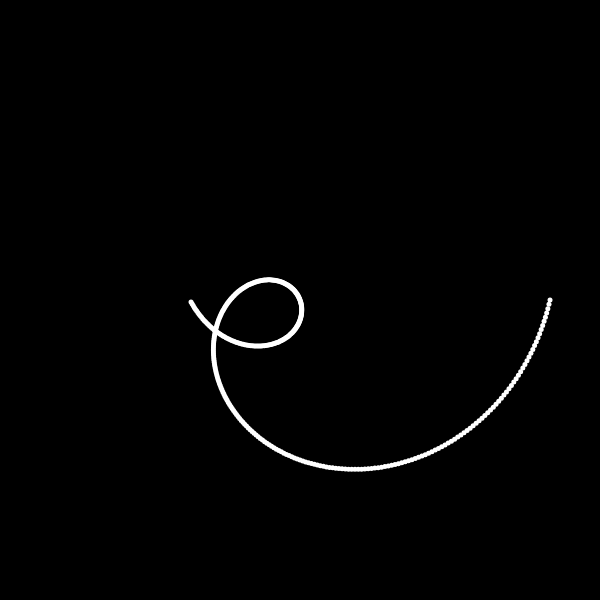
Frame 1 (no input)
Frame 60 (no input): identical to frame 1, image omitted
Frame 120 (the mouse pressed at the canvas centre since frame 60): identical to frame 1, image omitted

The p5.js sketch that drew this single still picture (run headless with seeded random() and noise() and a simulated clock; from frame 60 on, the mouse is pressed at the canvas centre):

// p5.js sketch
// ── sketch.js
var d = 250;

function setup() {
 createCanvas(600,600); 
}

function draw() { 
	background(0);
 translate(width/2,height/2);
 fill(255);
 noStroke();
	d=250;
 for(var i = 0; i < 360; i++){
 	ellipse(cos(i*TWO_PI/360)*d,sin(i*TWO_PI/360)*d,5,5);
 	d-=1;
 }
}
